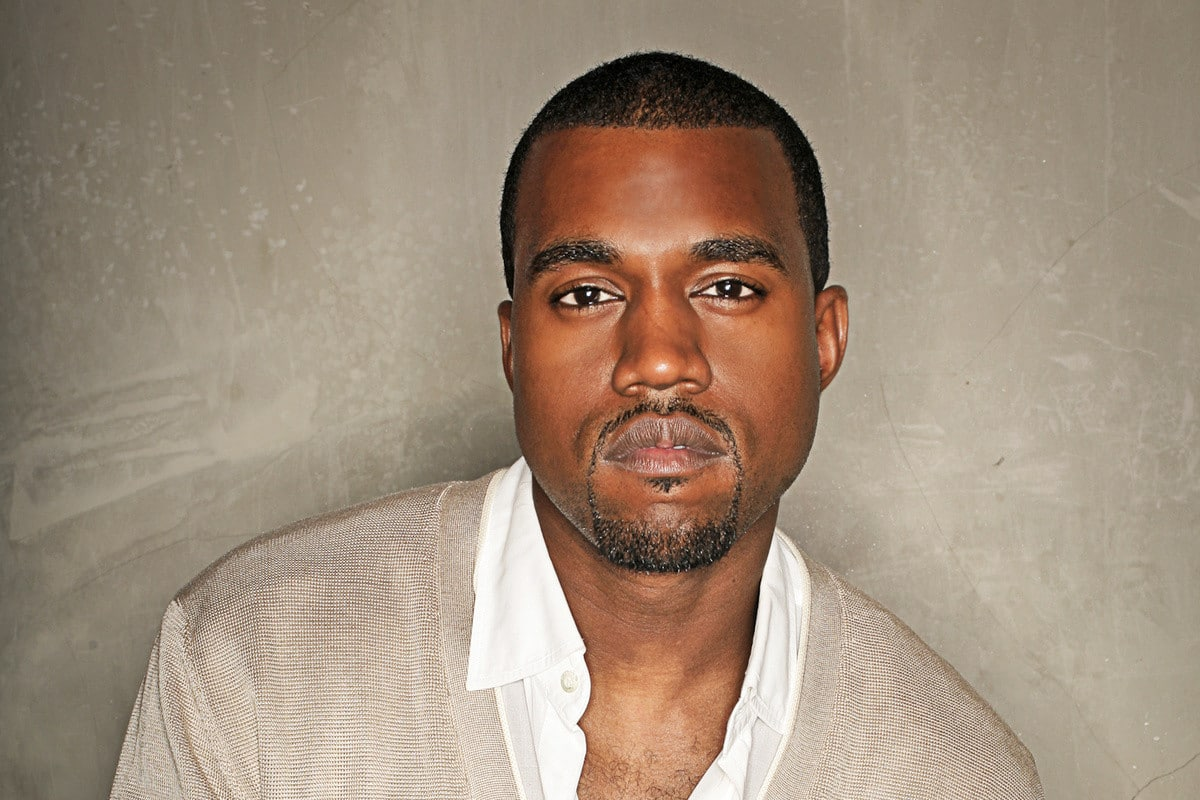
#> input picture kawai-matthews-kanye-west-1.jpg, 1200 x 800 px
$ jupyter execute python_project.ipynb
#> lines starting #> are read from the running program, lines starting #| are printed output that depends on the picture; after the words box and inside, x2 and y2 are one past the last pixel; in counts of white or black regions, pixels touching at a corner belong together
[cell 1]
import cv2
import numpy as np
import matplotlib.pyplot as plt

## Load Data

[cell 2]
def read_image(image_path):
#> called with image_path = './kawai-matthews-kanye-west-1.jpg'
    img = cv2.imread(image_path)
#> img is the input picture: shape (800, 1200, 3); mean B, G, R 124.5, 142.5, 160.7
    img = cv2.cvtColor(img, cv2.COLOR_BGR2RGB)
    plt.imshow(img)
    plt.axis('off')
    plt.show()
    return img

[cell 3]
filename = r"./kawai-matthews-kanye-west-1.jpg"


img = read_image(filename)
org_img = np.copy(img)

## Create edge mask

[cell 4]
def edge_mask(img, line_size, blur_value):
#> called with line_size = 9, blur_value = 7
    gray = cv2.cvtColor(img, cv2.COLOR_RGB2GRAY)
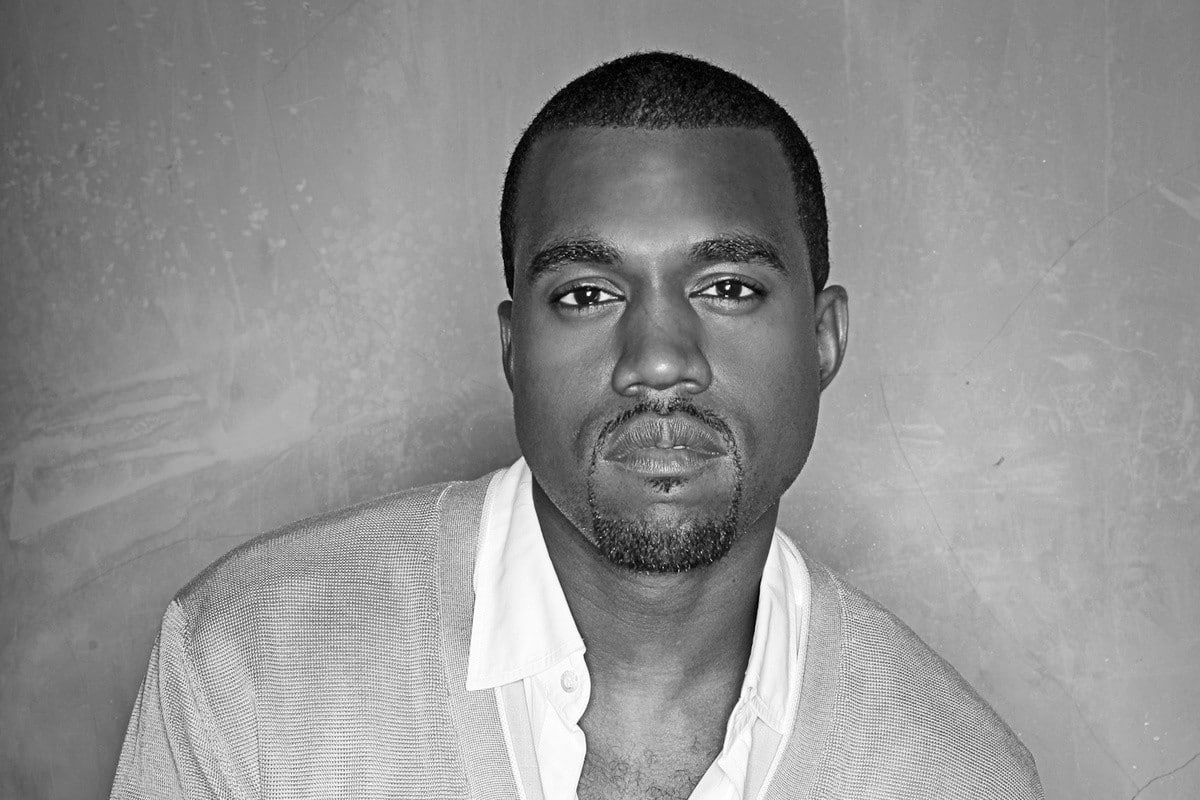
#> gray: shape (800, 1200); min 0, max 255, mean 145.9
    gray_blur = cv2.medianBlur(gray, blur_value)

    edges = cv2.adaptiveThreshold(gray_blur, 255, cv2.ADAPTIVE_THRESH_MEAN_C, cv2.THRESH_BINARY, line_size, blur_value)
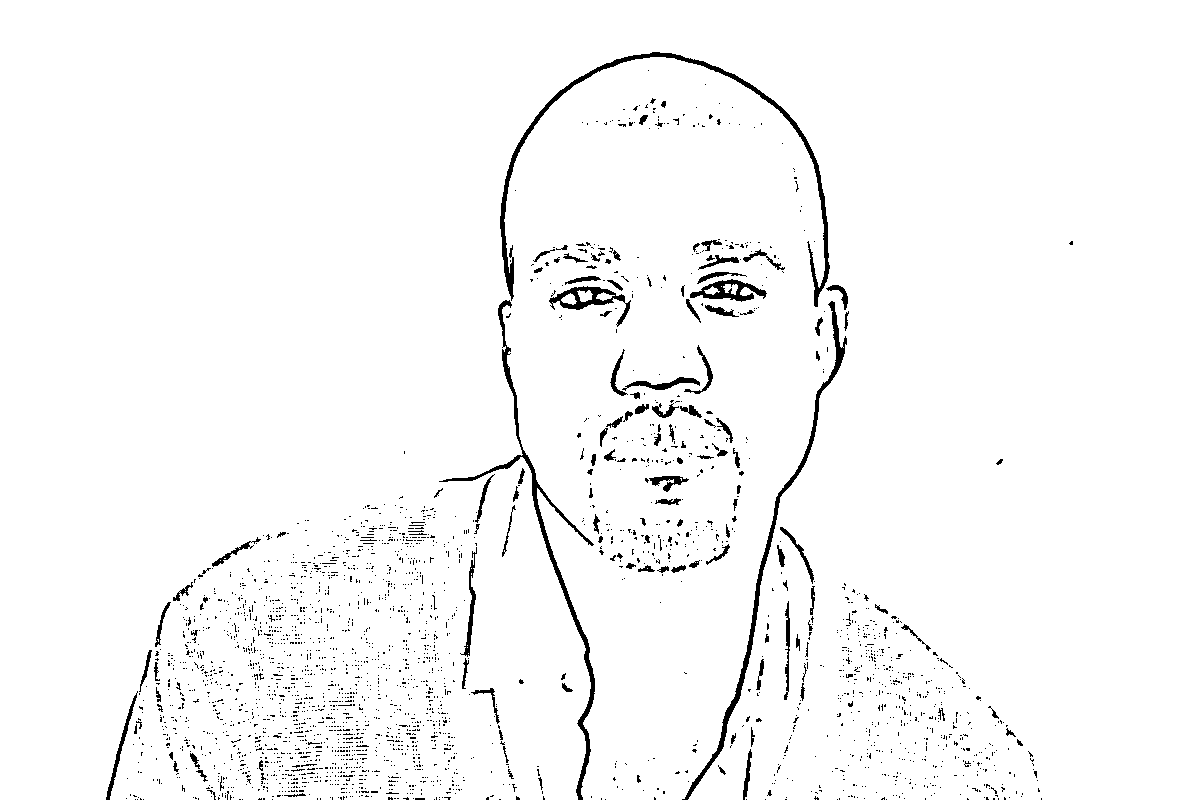
#> edges: shape (800, 1200); 97.2% white; 2690 black regions (2553 under 20 px), largest, box (x1, y1, x2, y2) and area: (500, 52, 830, 307) 3285, (439, 300, 595, 800) 2788, (682, 301, 847, 800) 2503

    return edges

[cell 5]
egdes = edge_mask(img, 9, 7)

[cell 6]
plt.imshow(egdes, cmap='gray')
plt.axis('off')
plt.show()

## Reduce the color pallate

[cell 7]
def color_quantization(img, k):
#> called with k = 9
    if img is None or not isinstance(img, np.ndarray):
        raise ValueError("Input image must be a valid numpy array")

    # Transform the image
    data = np.float32(img).reshape((-1, 3))

    # Determine criteria
    criteria = (cv2.TERM_CRITERIA_EPS + cv2.TERM_CRITERIA_MAX_ITER, 20, 0.001)

    # Implementing K-Means
    ret, label, center = cv2.kmeans(data, k, None, criteria, 10, cv2.KMEANS_RANDOM_CENTERS)
#> ret = 283333986; center = [[115.4, 71.28, 49.37], [151.8, 139.9, 122.3], [121.1, 111.7, 96.39], [36.46, 27.51, 20.11], [245.2, 240.1, 233.2], [224, 209.7, 194.8], [177.6, 108.7, 75.31], [173.8, 160.6, 142.2], [193.3, 179.2, 161.4]]

    center = np.uint8(center)
#> center = [[115, 71, 49], [151, 139, 122], [121, 111, 96], [36, 27, 20], [245, 240, 233], [223, 209, 194], [177, 108, 75], [173, 160, 142], [193, 179, 161]]
    result = center[label.flatten()]
    result = result.reshape(img.shape)
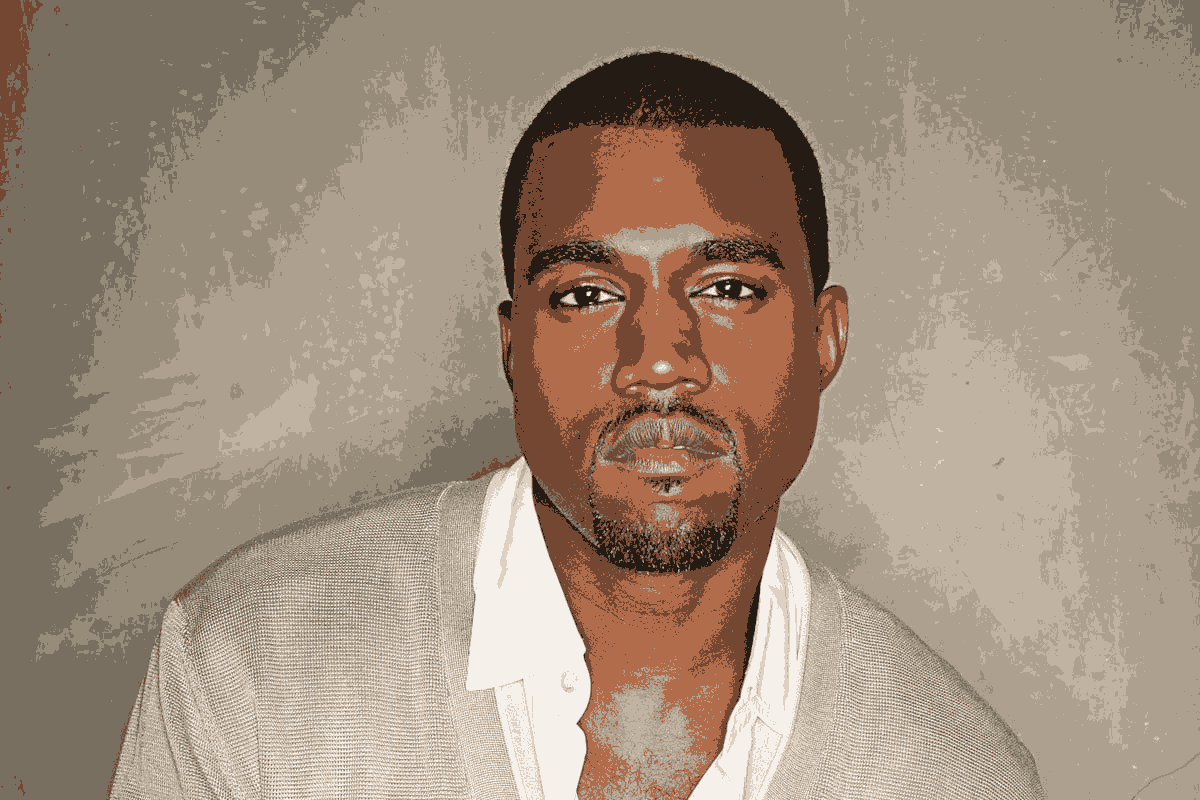
#> result: shape (800, 1200, 3); mean R, G, B 160.2, 141.9, 124.2

    return result

[cell 8]
img_quantized = color_quantization(img, 9)

[cell 9]
plt.imshow(img_quantized)
plt.show()

[cell 10]
print(img.dtype)
#| uint8

[cell 11]
blurred = cv2.bilateralFilter(img_quantized, d=7, sigmaColor=200, sigmaSpace=200)

plt.imshow(blurred)
plt.show()

## Combine edge mask with quantized image

[cell 12]
def cartoon(blurred,edges):
  c= cv2.bitwise_and(blurred, blurred, mask=edges)
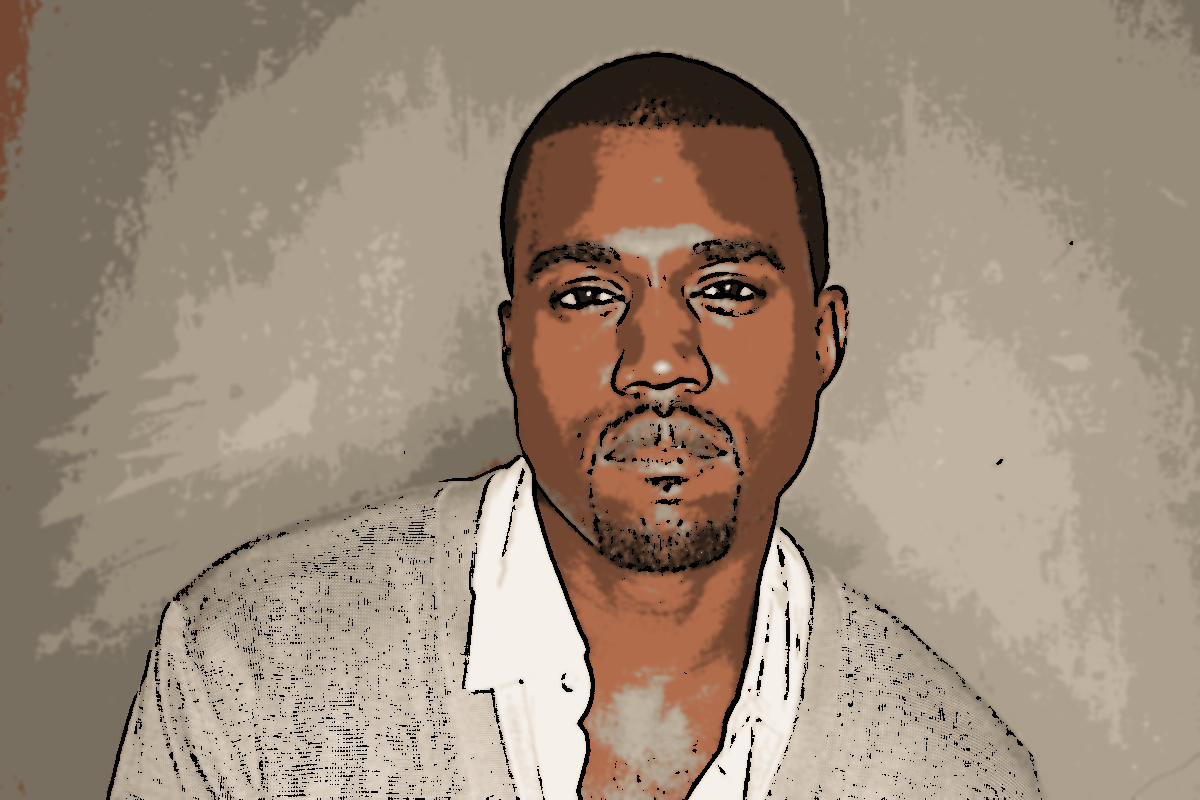
#> c: shape (800, 1200, 3); mean R, G, B 156.5, 138.9, 121.6

  plt.imshow(c)
  plt.title("Cartoon Image")
  plt.show()
